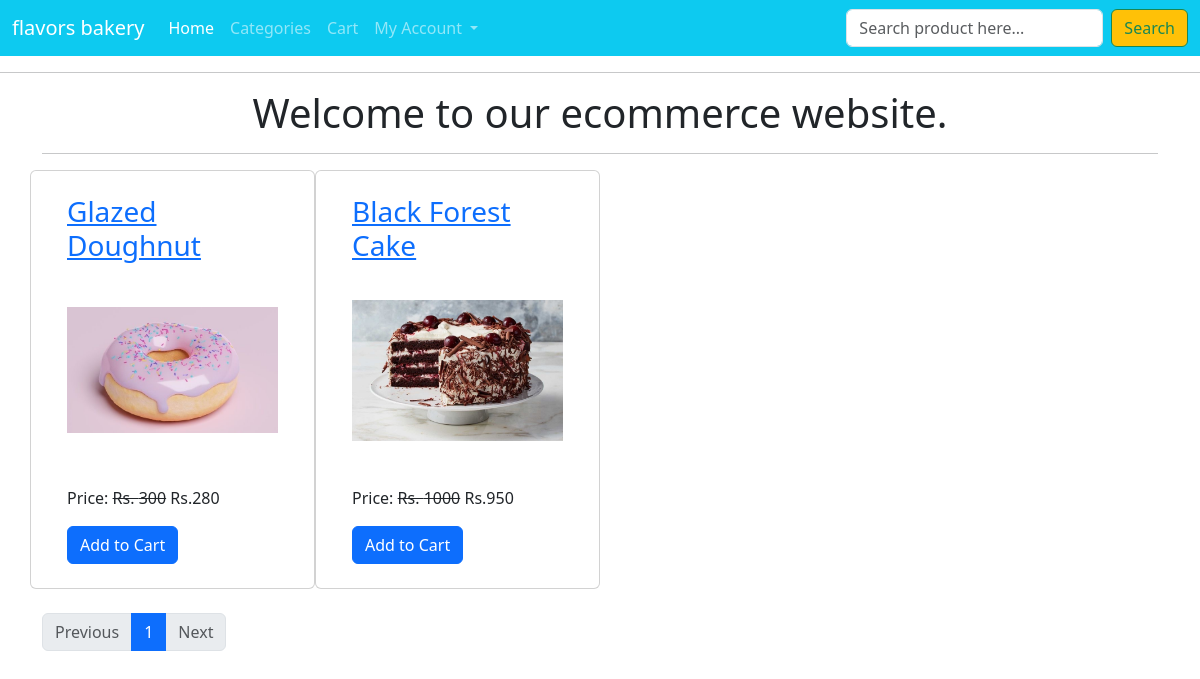
The app's page /, older data.
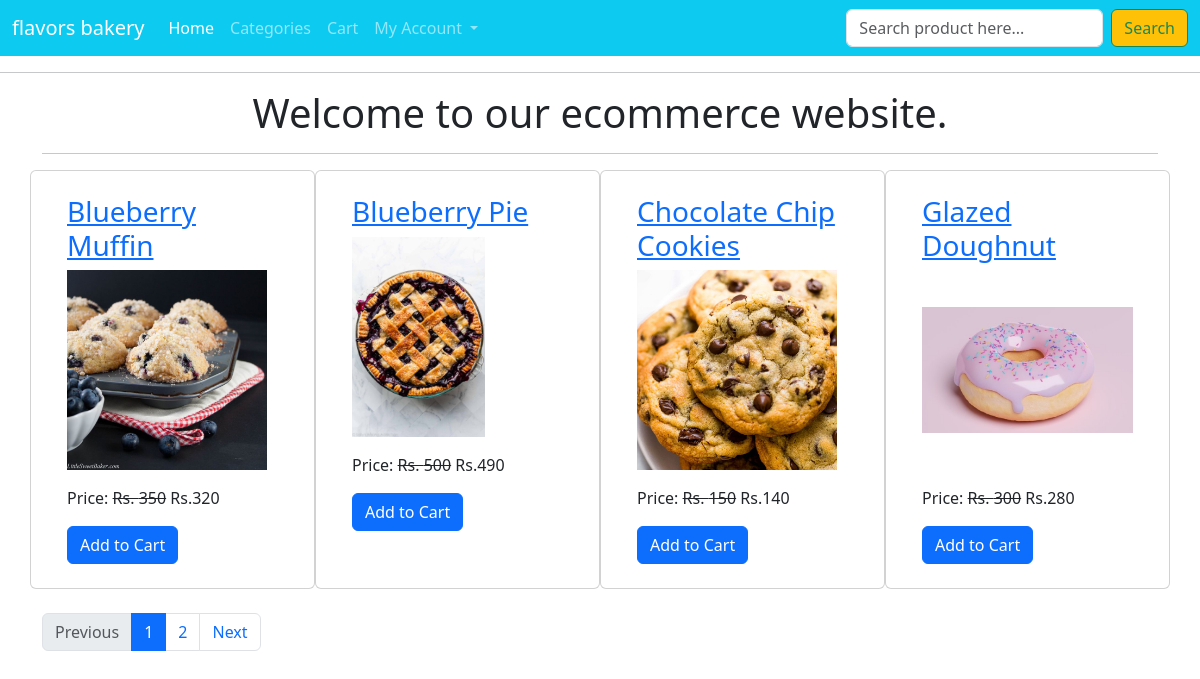
The same page, newer data.
### ecomapp/models.py (models this page shows, shortened)
class Product(models.Model):
    title = models.CharField(max_length=40)
    slug = models.SlugField(unique=True)
    category = models.ForeignKey(Category,on_delete=models.CASCADE)
    image = models.ImageField(upload_to="products")
    marked_price = models.PositiveIntegerField()
    selling_price = models.PositiveIntegerField()
    description =   models.TextField()
    expiry = models.DateField()
    return_policy =models.CharField(max_length=300, null=True,blank = True)
    view_count = models.PositiveIntegerField()

### ecomapp/views.py (the view)
# urls.py: path("",HomeView.as_view(),name="home"),
class HomeView(TemplateView):
    template_name = "home.html"
    def get_context_data(self, **kwargs):
        context =  super().get_context_data(**kwargs)
        all_products = Product.objects.all().order_by("-id")
        paginator = Paginator(all_products,4)
        page_number = self.request.GET.get("page")
        product_list = paginator.get_page(page_number)
        context['product_list'] = product_list
        return context

### templates/home.html (shortened to what this page needs)
{% extends 'base.html' %}
{% block content %}
<div class="container">
    <h1 class="text-center">Welcome to our ecommerce website.</h1>
    <hr>
        <div class="row mt-3">
            {% for p in product_list %}
                <div class="col-md-3 card">
                    <div class="m-4">
                        <h3><a href="{% url 'ecomapp:productdetail' p.slug %}">{{ p.title }}</a></h3>
                        <img src="{{p.image.url}}" class="img-fluid" style="height:200px; object-fit:contain;" />
                        <p class="mt-3">Price: <strike>Rs. {{p.marked_price}}</strike> Rs.{{p.selling_price}}</p>
                        <a href="{% url 'ecomapp:addtocart' p.id %}" class="btn btn-primary">Add to Cart</a>
                    </div>
                </div>
            {% endfor %}
        </div>
<br/>
        <nav aria-label="...">
            <ul class="pagination">
              {% if product_list.has_previous %}
                <li class="page-item">
                  <a class="page-link" href="?page={{ product_list.previous_page_number }}">Previous</a>
                </li>
              {% else %}
                <li class="page-item disabled">
                  <a class="page-link" href="#" tabindex="-1" aria-disabled="true">Previous</a>
                </li>
              {% endif %}
              {% for i in product_list.paginator.page_range %}
                {% if i == product_list.number %}
                  <li class="page-item active"><a class="page-link" href="">{{i}}</a></li>
                {% else %}
                  <li class="page-item"><a class="page-link" href="?page={{i}}">{{i}}</a></li>
                {% endif %}
              {% endfor %}
              {% if product_list.has_next %}
                <li class="page-item">
                  <a class="page-link" href="?page={{ product_list.next_page_number }}">Next</a>
                </li>
              {% else %}
                <li class="page-item disabled">
                  <a class="page-link" href="#" tabindex="-1" aria-disabled="true">Next</a>
                </li>
              {% endif %}
            </ul>
          </nav>
</div>
    {% endblock content %}

Row changes from the older to the newer data that the page shows:
no longer on this page (row unchanged): Product: title "Black Forest Cake", image (picture), marked_price "1000", selling_price "950"
added Product: title "Blueberry Muffin", image (picture), marked_price "350", selling_price "320"
added Product: title "Blueberry Pie", image (picture), marked_price "500", selling_price "490"
added Product: title "Chocolate Chip Cookies", image (picture), marked_price "150", selling_price "140"
Text that changed along with them:
new list line: "2"
